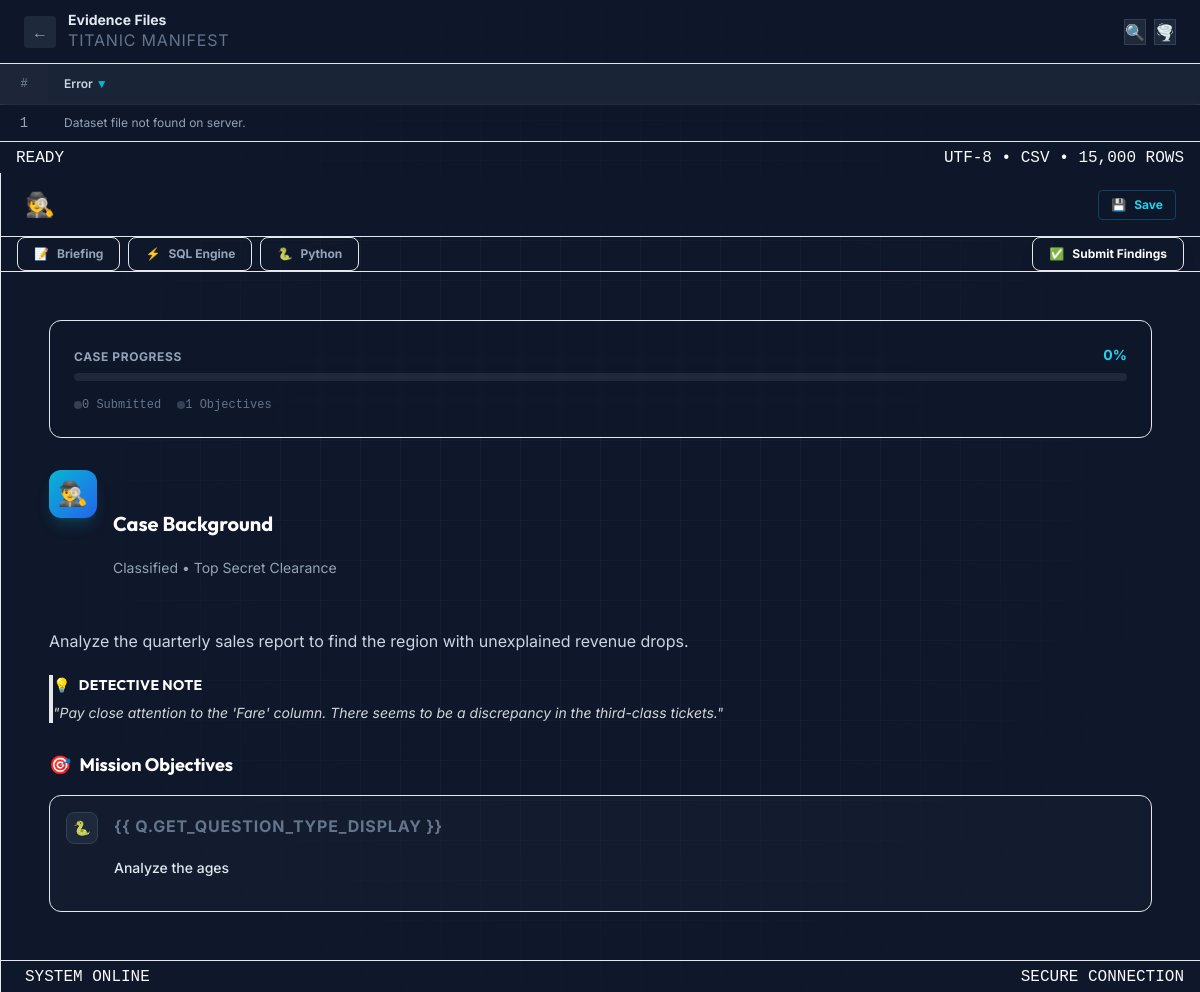
The page /case/1/ (signed in) on the database its author committed.
### core/models.py (models this page shows, shortened)
class Case(models.Model):
    DIFFICULTY_CHOICES = [
        ('Easy', 'Easy'),
        ('Medium', 'Medium'),
        ('Hard', 'Hard'),
    ]
    COLOR_CHOICES = [
        ('green', 'Green'),
        ('yellow', 'Yellow'),
        ('red', 'Red'),
    ]
    title = models.CharField(max_length=200)
    description = models.TextField()
    dataset = models.ForeignKey(Dataset, on_delete=models.SET_NULL, null=True, blank=True, related_name='cases')
    difficulty = models.CharField(max_length=20, choices=DIFFICULTY_CHOICES)
    difficulty_color = models.CharField(max_length=20, choices=COLOR_CHOICES, default='green')
    xp_reward = models.IntegerField(default=100)
    order = models.IntegerField(default=0, help_text="Order in the learning path")
    is_active = models.BooleanField(default=True)

class Dataset(models.Model):
    name = models.CharField(max_length=200)
    file = models.FileField(upload_to='datasets/')
    description = models.TextField(blank=True)
    uploaded_at = models.DateTimeField(auto_now_add=True)
    columns_metadata = models.JSONField(default=dict, blank=True)

class Question(models.Model):
    TYPE_CHOICES = [
        ('SQL', 'SQL Query'),
        ('PYTHON', 'Python/Pandas'),
        ('MCQ', 'Multiple Choice'),
        ('INSIGHT', 'Data Insight (Text)'),
    ]
    case = models.ForeignKey(Case, on_delete=models.CASCADE, related_name='questions')
    text = models.TextField(help_text="The question/task for the user")
    question_type = models.CharField(max_length=20, choices=TYPE_CHOICES)
    order = models.IntegerField(default=0)
    options = models.JSONField(default=list, blank=True, null=True, help_text="List of options for MCQ. Example: [\"Option A\", \"Option B\"]")
    correct_answer = models.TextField(blank=True, help_text="Exact answer for MCQ/Insight")
    validation_query = models.TextField(blank=True, help_text="SQL/Python code to generate the correct result")
    points = models.IntegerField(default=10)

### core/views.py (the view)
# urls.py: path('case/<int:id>/', views.case_detail_view, name='case_detail'),
@login_required
def case_detail_view(request, id):
    case = get_object_or_404(Case, id=id)
    columns = []
    rows = []
    if case.dataset and case.dataset.file:
        try:
            file_path = case.dataset.file.path
            if os.path.exists(file_path):
                df = pd.read_csv(file_path)
                df = df.fillna('')
                columns = df.columns.tolist()
                rows = df.head(100).values.tolist()
            else:
                 columns = ['Error']
                 rows = [['Dataset file not found on server.']]
        except Exception as e:
            columns = ['Error']
            rows = [[str(e)]]
    context = {
        'case': case,
        'columns': columns,
        'rows': rows,
    }
    return render(request, 'core/case_detail.html', context)

### core/templates/core/case_detail.html (shortened to what this page needs)
{% extends 'core/base.html' %}
{% block padding_top %}pt-0{% endblock %}
{% block content %}
<div class="min-h-screen lg:h-screen flex flex-col lg:flex-row lg:overflow-hidden bg-[#0f172a]">
    <div
        class="w-full lg:w-1/2 flex flex-col border-r border-slate-700/50 bg-slate-900/50 h-[60vh] lg:h-full shrink-0 min-w-0">
        <div
            class="h-16 flex items-center justify-between px-6 border-b border-slate-700/50 bg-slate-800/20 backdrop-blur shrink-0">
            <div class="flex items-center gap-3">
                <a href="{% url 'dashboard' %}"
                    class="w-8 h-8 rounded bg-slate-800 flex items-center justify-center text-slate-400 hover:text-white hover:bg-slate-700 transition-all"
                    title="Back to Dashboard">
                    ←
                </a>
                <div>
                    <span class="block font-bold text-slate-200 text-sm leading-tight">Evidence Files</span>
                    <span
                        class="text-[10px] text-slate-500 uppercase tracking-wider block truncate max-w-[100px] sm:max-w-none">
                        {% if case.dataset %}{{ case.dataset.name }}{% else %}titanic_manifest.csv{% endif %}
                    </span>
                </div>
            </div>
            <div class="flex items-center gap-2">
                <button
                    class="p-1.5 text-slate-400 hover:text-white transition-colors bg-slate-800 border border-slate-700 rounded-md sm:hidden"
                    title="Search">🔍</button>
                <button
                    class="p-1.5 text-slate-400 hover:text-white transition-colors bg-slate-800 border border-slate-700 rounded-md"
                    title="Filter">🌪️</button>
            </div>
        </div>
        <div class="flex-1 overflow-auto relative custom-scrollbar bg-[#0B1120]">
            <table class="w-full text-left text-sm text-slate-400 border-collapse">
                <thead class="bg-slate-800/80 text-slate-300 sticky top-0 z-10 shadow-sm backdrop-blur-sm">
                    <tr>
                        <th
                            class="px-4 py-3 font-mono text-xs border-b border-slate-700 whitespace-nowrap bg-slate-800/50 text-slate-500 w-12 text-center select-none">
                            #</th>
                        {% for col in columns %}
                        <th
                            class="px-4 py-3 font-semibold text-xs border-b border-slate-700 whitespace-nowrap group cursor-pointer hover:bg-slate-700/50 transition-colors border-r border-slate-700/30 last:border-r-0">
                            {{ col }} <span
                                class="invisible group-hover:visible text-[10px] text-cyan-500 ml-1">▼</span>
                        </th>
                        {% endfor %}
                    </tr>
                </thead>
                <tbody class="divide-y divide-slate-800/30">
                    {% for row in rows %}
                    <tr class="hover:bg-cyan-500/5 transition-colors cursor-pointer group">
                        <td
                            class="px-4 py-2 font-mono text-[10px] text-slate-600 border-r border-slate-800/50 bg-slate-900/40 text-center select-none">
                            {{ forloop.counter }}</td>
                        {% for cell in row %}
                        <td class="px-4 py-2 text-xs border-r border-dashed border-slate-800/30 truncate max-w-[200px] text-slate-400 group-hover:text-slate-200"
                            title="{{ cell }}">
                            {{ cell }}
                        </td>
                        {% endfor %}
                    </tr>
                    {% endfor %}
                </tbody>
            </table>
        </div>
        <div
            class="h-8 bg-[#0a0f1c] border-t border-slate-800 flex items-center px-4 text-[10px] text-slate-600 font-mono justify-between shrink-0">
            <span>READY</span>
            <span>UTF-8 • CSV • 15,000 ROWS</span>
        </div>
    </div>
    <div
        class="w-full lg:w-1/2 flex flex-col bg-[#0f172a] relative border-l border-slate-800 shadow-2xl h-auto lg:h-full min-w-0">
        <div
            class="h-16 flex items-center justify-between px-6 border-b border-slate-800 bg-slate-900/50 backdrop-blur-md shrink-0">
            <div class="flex items-center gap-6">
                <a href="/"
                    class="text-xl font-bold font-heading tracking-wide flex items-center gap-2 hover:opacity-80 transition-opacity">
                    <span class="text-2xl text-cyan-400">🕵️</span>
                </a>
            </div>
            <div class="flex items-center gap-4">
                <button
                    class="bg-cyan-600/10 hover:bg-cyan-600/20 text-cyan-400 border border-cyan-500/30 hover:border-cyan-500/50 rounded px-3 py-1.5 text-xs font-bold flex items-center gap-2 transition-all group">
                    <span>💾</span> <span class="group-hover:text-cyan-300">Save</span>
                </button>
            </div>
        </div>
        <div
            class="flex items-center px-4 bg-slate-900/30 border-b border-slate-800 gap-4 pt-3 pb-1 overflow-x-auto no-scrollbar whitespace-nowrap shrink-0">
            <div class="flex items-center gap-2">
                <button onclick="switchTab('brief')" id="tab-brief"
                    class="tab-btn px-4 py-2 text-xs font-bold rounded-lg border border-transparent text-slate-400 hover:text-white hover:bg-slate-800 transition-all flex items-center gap-2">
                    <span>📝</span> Briefing
                </button>
                <button onclick="switchTab('sql')" id="tab-sql"
                    class="tab-btn px-4 py-2 text-xs font-bold rounded-lg border border-transparent text-slate-400 hover:text-white hover:bg-slate-800 transition-all flex items-center gap-2">
                    <span>⚡</span> SQL Engine
                </button>
                <button onclick="switchTab('python')" id="tab-python"
                    class="tab-btn px-4 py-2 text-xs font-bold rounded-lg border border-transparent text-slate-400 hover:text-white hover:bg-slate-800 transition-all flex items-center gap-2">
                    <span>🐍</span> Python
                </button>
            </div>
            <button onclick="switchTab('submit')" id="tab-submit"
                class="tab-btn px-4 py-2 text-xs font-bold rounded-lg border border-amber-500/30 text-amber-500/80 bg-amber-500/5 hover:bg-amber-500/10 hover:text-amber-400 transition-all flex items-center gap-2 shadow-lg shadow-amber-900/10 ml-auto md:ml-0">
                <span>✅</span> Submit Findings
            </button>
        </div>
        <div id="content-area"
            class="flex-1 overflow-y-auto p-0 relative group custom-scrollbar bg-[#0f172a] scroll-smooth min-h-[500px] lg:min-h-0">
            <div id="view-brief" class="tab-view p-6 md:p-12 space-y-10 max-w-5xl mx-auto">
                <div class="bg-slate-900/50 rounded-xl border border-slate-700/50 p-6 backdrop-blur-sm mb-8">
                    <div class="flex justify-between items-end mb-2">
                        <span class="text-xs font-bold text-slate-400 uppercase tracking-wider">Case Progress</span>
                        <span class="text-sm font-bold text-cyan-400">0%</span>
                    </div>
                    <div class="w-full bg-slate-800 h-2 rounded-full overflow-hidden">
                    </div>
                    <div class="mt-4 flex gap-4 text-xs text-slate-500 font-mono">
                        <span class="flex items-center gap-1.5"><span class="w-2 h-2 rounded-full bg-slate-700"></span>
                            0 Submitted</span>
                        <span class="flex items-center gap-1.5"><span class="w-2 h-2 rounded-full bg-slate-700"></span>
                            {{ case.questions.count }} Objectives</span>
                    </div>
                </div>
                <div class="prose prose-invert prose-sm max-w-none">
                    <div class="flex items-start gap-4 mb-8">
                        <div
                            class="w-12 h-12 rounded-xl bg-gradient-to-br from-cyan-500 to-blue-600 flex items-center justify-center shrink-0 shadow-lg shadow-cyan-500/20">
                            <span class="text-2xl">🕵️‍♂️</span>
                        </div>
                        <div>
                            <h2 class="text-xl font-bold font-heading text-white m-0">Case Background</h2>
                            <p class="text-slate-400 text-sm mt-1">Classified • Top Secret Clearance</p>
                        </div>
                    </div>
                    <p class="text-slate-300 leading-relaxed text-base">{{ case.description }}</p>
                    <div
                        class="my-8 p-5 border-l-4 border-amber-500 bg-gradient-to-r from-amber-500/10 to-transparent rounded-r-lg">
                        <h4
                            class="font-bold text-amber-400 m-0 text-sm uppercase tracking-wide mb-2 flex items-center gap-2">
                            <span>💡</span> Detective Note
                        </h4>
                        <p class="m-0 text-sm text-amber-100/90 italic">"Pay close attention to the 'Fare' column. There
                            seems to be a discrepancy in the third-class tickets."</p>
                    </div>
                    <h3 class="text-lg font-bold text-white mt-8 mb-4 flex items-center gap-2">
                        <span>🎯</span> Mission Objectives
                    </h3>
                    <div class="space-y-3">
                        {% for q in case.questions.all %}
                        <div
                            class="flex items-start gap-4 p-4 rounded-xl bg-slate-800/30 border border-slate-700/50 hover:border-slate-600 transition-colors group">
                            <div
                                class="w-8 h-8 rounded-lg bg-slate-800 flex items-center justify-center shrink-0 border border-slate-700 group-hover:border-slate-500 transition-colors">
                                {% if q.question_type == 'SQL' %}
                                <span class="text-sm">⚡</span>
                                {% elif q.question_type == 'PYTHON' %}
                                <span class="text-sm">🐍</span>
                                {% else %}
                                <span class="text-sm">❓</span>
                                {% endif %}
                            </div>
                            <div>
                                <span
                                    class="text-[10px] uppercase font-bold text-slate-500 tracking-wider block mb-0.5">{{
                                    q.get_question_type_display }}</span>
                                <p class="text-slate-200 font-medium text-sm">{{ q.text }}</p>
                            </div>
                        </div>
                        {% empty %}
                        <p class="text-slate-500 italic text-sm">No specific objectives loaded.</p>
                        {% endfor %}
                    </div>
                </div>
            </div>
        </div>
        <div
            class="h-8 bg-[#0a0f1c] border-t border-slate-800 flex items-center px-4 text-[10px] text-slate-600 font-mono justify-between shrink-0">
            <span class="flex items-center gap-2">
                <div class="w-1.5 h-1.5 rounded-full bg-green-500"></div> SYSTEM ONLINE
            </span>
            <span>SECURE CONNECTION</span>
        </div>
    </div>
</div>
{% endblock %}

### core/templates/core/base.html (style rules this page uses)
body { font-family: 'Inter', sans-serif; background-color: #0f172a; color: #f8fafc; overflow-x: hidden; }
h1, h2, h3, h4, h5, h6 { font-family: 'Outfit', sans-serif; }
.no-scrollbar { -ms-overflow-style: none; scrollbar-width: none; }

### rows shown on the page
Case: dataset.name "TITANIC MANIFEST", questions.count "1", description "Analyze the quarterly sales report to find the region with unexplained revenue drops."
Question: text "Analyze the ages"

### other values the page prints
{{ col }} "Error"
{{ cell }} "Dataset file not found on server."
